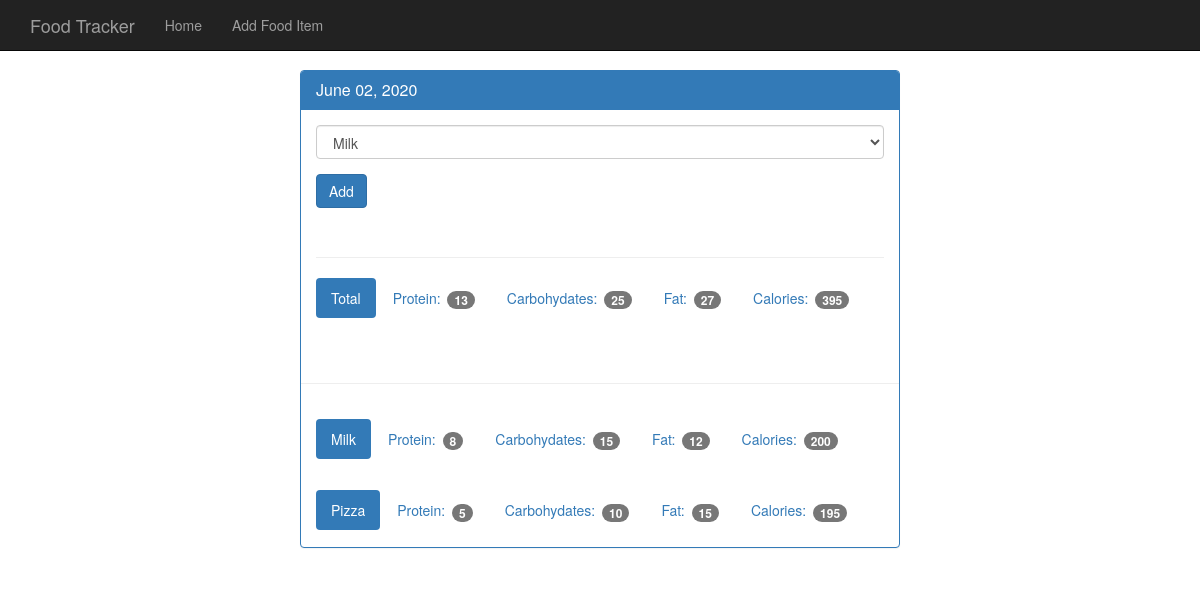
The page /view/20200602 on the database its author committed.
### tables this page shows
CREATE TABLE food (
    id integer  primary key autoincrement,
    name text not null ,
    protein integer not null,
    carbohydrates integer not null,
    fat integer not null,
    calories integer not null
);

### app.py (the view)
@app.route('/view/<date>', methods=['POST', 'GET'])
def view(date):
    db = get_db()
    cur = db.execute('select id, entry_date from log_date where entry_date = ?', [date])
    date_result = cur.fetchone()
    if request.method == 'POST':
        food_id = request.form['food-select']
        date_id = date_result['id']
        db.execute('insert into food_date (food_id, log_date_id) values (?, ?)', [food_id, date_id])
        db.commit()
    d = datetime.strptime(str(date_result['entry_date']), '%Y%m%d')
    pretty_date = datetime.strftime(d, '%B %d, %Y')
    food_cur = db.execute('Select id, name from food')
    food_result = food_cur.fetchall()
    log_cur = db.execute('select food.name, food.protein, food.carbohydrates, food.fat, food.calories\
                        from log_date join food_date on food_date.log_date_id = log_date.id\
                        join food on food.id = food_date.food_id where log_date.entry_date = ?', [date])
    log_results = log_cur.fetchall()
    totals = {}
    totals['protein']=0
    totals['carbohydrates']=0
    totals['calories']=0
    totals['fat']=0
    for food in log_results:
        totals['protein'] += food['protein']
        totals['carbohydrates'] += food['carbohydrates']
        totals['calories'] += food['calories']
        totals['fat'] += food['fat']
    return render_template('day.html',entry_date= date_result['entry_date'], pretty_date=pretty_date, food_result=food_result, log_results=log_results, totals=totals)

### app.py (called while the page is built)
def connect_db():
    sql = sqlite3.connect('/Users/kanakraj/PycharmProjects/FoodTracker/food_log.db')
    sql.row_factory = sqlite3.Row
    return sql

def get_db():
    if not hasattr(g, 'sqlite3_db'):
        g.sqlite_db = connect_db()
    return g.sqlite_db

### templates/day.html (shortened to what this page needs)
<!DOCTYPE html>
<html lang="en">
  <head>
    <link href="{{ url_for('static', filename='bootstrap.min.css') }}" rel="stylesheet">
    <link href="{{ url_for('static', filename='theme.css') }}" rel="stylesheet">
  </head>
  <body>
    <nav class="navbar navbar-inverse navbar-fixed-top">
      <div class="container">
        <div class="navbar-header">
          <a class="navbar-brand" href="#">Food Tracker</a>
        </div>
        <div id="navbar" class="navbar-collapse collapse">
          <ul class="nav navbar-nav">
            <li><a href= {{ url_for('index') }}> Home</a></li>
            <li><a href="#">Add Food Item</a></li>
          </ul>
        </div>
      </div>
    </nav>
    <div class="container theme-showcase col-sm-6 col-sm-offset-3" role="main">
      <div class="row">
        <div>
          <div class="panel panel-primary">
            <div class="panel-heading">
              <h3 class="panel-title">{{pretty_date}}</h3>
            </div>
            <div class="panel-body">
              <form method="POST" action="{{ url_for('view', date=entry_date) }}">
                <div class="form-group">
                  <select class="form-control" name="food-select">
                       {% for food in food_result %}
                    <option value={{ food.id }}>{{ food.name }}</option>
                      {% endfor %}
                  </select>
                </div>
                <button type="submit" class="btn btn-primary">Add</button>
              </form>
              <div class="page-header"></div>
              <ul class="nav nav-pills" role="tablist">
                <li class="active"><a>Total</a></li>
                <li><a>Protein: <span class="badge">{{totals.protein}}</span></a></li>
                <li><a>Carbohydates: <span class="badge">{{totals.carbohydrates}}</span></a></li>
                <li><a>Fat: <span class="badge">{{ totals.fat }}</span></a></li>
                <li><a>Calories: <span class="badge">{{ totals.calories }}</span></a></li>
              </ul>
            </div>
            <div class="page-header"></div>
            {% for food in log_results %}
            <div class="panel-body">
              <ul class="nav nav-pills" role="tablist">
                <li class="active"><a>{{food.name}}</a></li>
                <li><a>Protein: <span class="badge">{{food.protein}}</span></a></li>
                <li><a>Carbohydates: <span class="badge">{{food.carbohydrates}}</span></a></li>
                <li><a>Fat: <span class="badge">{{food.fat}}</span></a></li>
                <li><a>Calories: <span class="badge">{{food.calories}}</span></a></li>
              </ul>
            </div>
          {% endfor %}
          </div>
        </div>
      </div>
    </div>
  </body>
</html>

### static/theme.css (style rules this page uses)
body { padding-top: 70px; padding-bottom: 30px; }

### rows shown on the page
food: name "Milk", protein "8", carbohydrates "15", fat "12", calories "200"
food: name "Pizza", protein "5", carbohydrates "10", fat "15", calories "195"

### other values the page prints
{{ pretty_date }} "June 02, 2020"
{{ totals.protein }} "13"
{{ totals.carbohydrates }} "25"
{{ totals.fat }} "27"
{{ totals.calories }} "395"
form field food-select "Milk"
